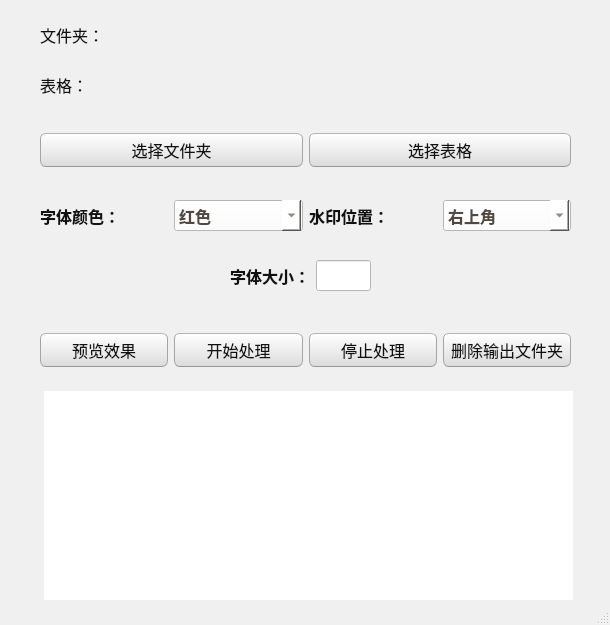
<?xml version="1.0" encoding="UTF-8"?>
<ui version="4.0">
 <class>MainWindow</class>
 <widget class="QMainWindow" name="MainWindow">
  <property name="geometry">
   <rect>
    <x>0</x>
    <y>0</y>
    <width>610</width>
    <height>625</height>
   </rect>
  </property>
  <property name="minimumSize">
   <size>
    <width>610</width>
    <height>625</height>
   </size>
  </property>
  <property name="maximumSize">
   <size>
    <width>610</width>
    <height>625</height>
   </size>
  </property>
  <property name="windowTitle">
   <string>美术工具处理器</string>
  </property>
  <property name="windowIcon">
   <iconset>
    <normaloff>../assets/image/faviceon.ico</normaloff>../assets/image/faviceon.ico</iconset>
  </property>
  <property name="styleSheet">
   <string notr="true">/*
Ubuntu Style Sheet for QT Applications
Author: Jaime A. Quiroga P.
Company: GTRONICK
Last updated: 01/10/2021 (dd/mm/yyyy), 15:18.
Available at: https://github.com/GTRONICK/QSS/blob/master/Ubuntu.qss
*/
QMainWindow {
	background-color:#f0f0f0;
}
QCheckBox {
	padding:2px;
}
QCheckBox:hover {
	border:1px solid rgb(255,150,60);
	border-radius:4px;
	padding: 1px;
	background-color:qlineargradient(spread:pad, x1:0.5, y1:1, x2:0.5, y2:0, stop:0 rgba(190, 90, 50, 50), stop:1 rgba(250, 130, 40, 50));
}
QCheckBox::indicator:checked {
	border:1px solid rgb(246, 134, 86);
	border-radius:4px;
  	background-color:rgb(246, 134, 86)
}
QCheckBox::indicator:unchecked {
	border-width:1px solid rgb(246, 134, 86);
	border-radius:4px;
  	background-color:rgb(255,255,255);
}
QColorDialog {
	background-color:#f0f0f0;
}
QComboBox {
	color:rgb(81,72,65);
	background: #ffffff;
}
QComboBox:editable {
	selection-color:rgb(81,72,65);
	selection-background-color: #ffffff;
}
QComboBox QAbstractItemView {
	selection-color: #ffffff;
	selection-background-color: rgb(246, 134, 86);
}
QComboBox:!editable:on, QComboBox::drop-down:editable:on {
	color:  #1e1d23;	
}
QDateTimeEdit, QDateEdit, QDoubleSpinBox, QFontComboBox {
	color:rgb(81,72,65);
	background-color: #ffffff;
}

QDialog {
	background-color:#f0f0f0;
}

QLabel,QLineEdit {
	color:rgb(17,17,17);
}
QLineEdit {
	background-color:rgb(255,255,255);
	selection-background-color:rgb(236,116,64);
}
QMenuBar {
	color:rgb(223,219,210);
	background-color:rgb(65,64,59);
}
QMenuBar::item {
	padding-top:4px;
	padding-left:4px;
	padding-right:4px;
	color:rgb(223,219,210);
	background-color:rgb(65,64,59);
}
QMenuBar::item:selected {
	color:rgb(255,255,255);
	padding-top:2px;
	padding-left:2px;
	padding-right:2px;
	border-top-width:2px;
	border-left-width:2px;
	border-right-width:2px;
	border-top-right-radius:4px;
	border-top-left-radius:4px;
	border-style:solid;
	background-color:rgb(65,64,59);
	border-top-color: rgb(47,47,44);
	border-right-color: qlineargradient(spread:pad, x1:0, y1:1, x2:1, y2:0, stop:0 rgba(90, 87, 78, 255), stop:1 rgba(47,47,44, 255));
	border-left-color:  qlineargradient(spread:pad, x1:1, y1:0, x2:0, y2:0, stop:0 rgba(90, 87, 78, 255), stop:1 rgba(47,47,44, 255));
}
QMenu {
	color:rgb(223,219,210);
	background-color:rgb(65,64,59);
}
QMenu::item {
	color:rgb(223,219,210);
	padding:4px 10px 4px 20px;
}
QMenu::item:selected {
	color:rgb(255,255,255);
	background-color: qlineargradient(spread:pad, x1:0.5, y1:1, x2:0.5, y2:0, stop:0 rgba(225, 108, 54, 255), stop:1 rgba(246, 134, 86, 255));
	border-style:solid;
	border-width:3px;
	padding:4px 7px 4px 17px;
	border-bottom-color:qlineargradient(spread:pad, x1:0.5, y1:1, x2:0.5, y2:0, stop:0 rgba(175,85,48,255), stop:1 rgba(236,114,67, 255));
	border-top-color:qlineargradient(spread:pad, x1:0.5, y1:1, x2:0.5, y2:0, stop:0 rgba(253,156,113,255), stop:1 rgba(205,90,46, 255));
	border-right-color:qlineargradient(spread:pad, x1:0, y1:0.5, x2:1, y2:0.5, stop:0 rgba(253,156,113,255), stop:1 rgba(205,90,46, 255));
	border-left-color:qlineargradient(spread:pad, x1:1, y1:0.5, x2:0, y2:0.5, stop:0 rgba(253,156,113,255), stop:1 rgba(205,90,46, 255));
}
QPlainTextEdit {
	border: 1px solid transparent;
	color:rgb(17,17,17);
	selection-background-color:rgb(236,116,64);
    background-color: #FFFFFF;
}
QProgressBar {
	text-align: center;
	color: rgb(0, 0, 0);
	border: 1px inset rgb(150,150,150); 
	border-radius: 10px;
	background-color:rgb(221,221,219);
}
QProgressBar::chunk:horizontal {
	background-color: qlineargradient(spread:pad, x1:0.5, y1:1, x2:0.5, y2:0, stop:0 rgba(225, 108, 54, 255), stop:1 rgba(246, 134, 86, 255));
	border:1px solid;
	border-radius:8px;
	border-bottom-color:qlineargradient(spread:pad, x1:0.5, y1:1, x2:0.5, y2:0, stop:0 rgba(175,85,48,255), stop:1 rgba(236,114,67, 255));
	border-top-color:qlineargradient(spread:pad, x1:0.5, y1:1, x2:0.5, y2:0, stop:0 rgba(253,156,113,255), stop:1 rgba(205,90,46, 255));
	border-right-color:qlineargradient(spread:pad, x1:0, y1:0.5, x2:1, y2:0.5, stop:0 rgba(253,156,113,255), stop:1 rgba(205,90,46, 255));
	border-left-color:qlineargradient(spread:pad, x1:1, y1:0.5, x2:0, y2:0.5, stop:0 rgba(253,156,113,255), stop:1 rgba(205,90,46, 255));
}
QPushButton{
	color:rgb(17,17,17);
	border-width: 1px;
	border-radius: 6px;
	border-bottom-color: rgb(150,150,150);
	border-right-color: rgb(165,165,165);
	border-left-color: rgb(165,165,165);
	border-top-color: rgb(180,180,180);
	border-style: solid;
	padding: 4px;
	background-color: qlineargradient(spread:pad, x1:0.5, y1:1, x2:0.5, y2:0, stop:0 rgba(220, 220, 220, 255), stop:1 rgba(255, 255, 255, 255));
}
QPushButton:hover{
	color:rgb(17,17,17);
	border-width: 1px;
	border-radius:6px;
	border-top-color: rgb(255,150,60);
	border-right-color: qlineargradient(spread:pad, x1:0, y1:1, x2:1, y2:0, stop:0 rgba(200, 70, 20, 255), stop:1 rgba(255,150,60, 255));
	border-left-color:  qlineargradient(spread:pad, x1:1, y1:0, x2:0, y2:0, stop:0 rgba(200, 70, 20, 255), stop:1 rgba(255,150,60, 255));
	border-bottom-color: rgb(200,70,20);
	border-style: solid;
	padding: 2px;
	background-color: qlineargradient(spread:pad, x1:0.5, y1:1, x2:0.5, y2:0, stop:0 rgba(220, 220, 220, 255), stop:1 rgba(255, 255, 255, 255));
}
QPushButton:default{
	color:rgb(17,17,17);
	border-width: 1px;
	border-radius:6px;
	border-top-color: rgb(255,150,60);
	border-right-color: qlineargradient(spread:pad, x1:0, y1:1, x2:1, y2:0, stop:0 rgba(200, 70, 20, 255), stop:1 rgba(255,150,60, 255));
	border-left-color:  qlineargradient(spread:pad, x1:1, y1:0, x2:0, y2:0, stop:0 rgba(200, 70, 20, 255), stop:1 rgba(255,150,60, 255));
	border-bottom-color: rgb(200,70,20);
	border-style: solid;
	padding: 2px;
	background-color: qlineargradient(spread:pad, x1:0.5, y1:1, x2:0.5, y2:0, stop:0 rgba(220, 220, 220, 255), stop:1 rgba(255, 255, 255, 255));
}
QPushButton:pressed{
	color:rgb(17,17,17);
	border-width: 1px;
	border-radius: 6px;
	border-width: 1px;
	border-top-color: rgba(255,150,60,200);
	border-right-color: qlineargradient(spread:pad, x1:0, y1:1, x2:1, y2:0, stop:0 rgba(200, 70, 20, 255), stop:1 rgba(255,150,60, 200));
	border-left-color:  qlineargradient(spread:pad, x1:1, y1:0, x2:0, y2:0, stop:0 rgba(200, 70, 20, 255), stop:1 rgba(255,150,60, 200));
	border-bottom-color: rgba(200,70,20,200);
	border-style: solid;
	padding: 2px;
	background-color: qlineargradient(spread:pad, x1:0.5, y1:0, x2:0.5, y2:1, stop:0 rgba(220, 220, 220, 255), stop:1 rgba(255, 255, 255, 255));
}
QPushButton:disabled{
	color:rgb(174,167,159);
	border-width: 1px;
	border-radius: 6px;
	background-color: qlineargradient(spread:pad, x1:0.5, y1:1, x2:0.5, y2:0, stop:0 rgba(200, 200, 200, 255), stop:1 rgba(230, 230, 230, 255));
}
QRadioButton {
	padding: 1px;
}
QRadioButton::indicator:checked {
	height: 10px;
	width: 10px;
	border-style:solid;
	border-radius:5px;
	border-width: 1px;
	border-color: rgba(246, 134, 86, 255);
	color: #a9b7c6;
	background-color:rgba(246, 134, 86, 255);
}
QRadioButton::indicator:!checked {
	height: 10px;
	width: 10px;
	border-style:solid;
	border-radius:5px;
	border-width: 1px;
	border-color: rgb(246, 134, 86);
	color: #a9b7c6;
	background-color: transparent;
}
QScrollArea {
	color: white;
	background-color:#f0f0f0;
}
QSlider::groove {
	border-style: solid;
	border-width: 1px;
	border-color: rgb(207,207,207);
}
QSlider::groove:horizontal {
	height: 5px;
	background: rgb(246, 134, 86);
}
QSlider::groove:vertical {
	width: 5px;
	background: rgb(246, 134, 86);
}
QSlider::handle:horizontal {
	background: rgb(253,253,253);
	border-style: solid;
	border-width: 1px;
	border-color: rgb(207,207,207);
	width: 12px;
	margin: -5px 0;
	border-radius: 7px;
}
QSlider::handle:vertical {
	background: rgb(253,253,253);
	border-style: solid;
	border-width: 1px;
	border-color: rgb(207,207,207);
	height: 12px;
	margin: 0 -5px;
	border-radius: 7px;
}
QSlider::add-page:horizontal, QSlider::add-page:vertical {
 	background: white;
}
QSlider::sub-page:horizontal, QSlider::sub-page:vertical {
	background: rgb(246, 134, 86);
}
QStatusBar, QSpinBox {
	color:rgb(81,72,65);
}
QSpinBox {
	background-color: #ffffff;
}
QScrollBar:horizontal {
	max-height: 20px;
	border: 1px transparent;
	margin: 0px 20px 0px 20px;
}
QScrollBar::handle:horizontal {
	background: rgb(253,253,253);
	border: 1px solid rgb(207,207,207);
	border-radius: 7px;
	min-width: 25px;
}
QScrollBar::handle:horizontal:hover {
	background: rgb(253,253,253);
	border: 1px solid rgb(255,150,60);
	border-radius: 7px;
	min-width: 25px;
}
QScrollBar::add-line:horizontal {
  	border: 1px solid rgb(207,207,207);
  	border-top-right-radius: 7px;
  	border-top-left-radius: 7px;
  	border-bottom-right-radius: 7px;
  	background: rgb(255, 255, 255);
  	width: 20px;
  	subcontrol-position: right;
  	subcontrol-origin: margin;
}
QScrollBar::add-line:horizontal:hover {
  	border: 1px solid rgb(255,150,60);
  	border-top-right-radius: 7px;
  	border-top-left-radius: 7px;
  	border-bottom-right-radius: 7px;
  	background: rgb(255, 255, 255);
  	width: 20px;
  	subcontrol-position: right;
  	subcontrol-origin: margin;
}
QScrollBar::add-line:horizontal:pressed {
  	border: 1px solid grey;
  	border-top-left-radius: 7px;
  	border-top-right-radius: 7px;
  	border-bottom-right-radius: 7px;
  	background: rgb(231,231,231);
  	width: 20px;
  	subcontrol-position: right;
  	subcontrol-origin: margin;
}
QScrollBar::sub-line:horizontal {
  	border: 1px solid rgb(207,207,207);
  	border-top-right-radius: 7px;
  	border-top-left-radius: 7px;
  	border-bottom-left-radius: 7px;
  	background: rgb(255, 255, 255);
  	width: 20px;
  	subcontrol-position: left;
  	subcontrol-origin: margin;
}
QScrollBar::sub-line:horizontal:hover {
  	border: 1px solid rgb(255,150,60);
  	border-top-right-radius: 7px;
  	border-top-left-radius: 7px;
  	border-bottom-left-radius: 7px;
  	background: rgb(255, 255, 255);
  	width: 20px;
  	subcontrol-position: left;
  	subcontrol-origin: margin;
}
QScrollBar::sub-line:horizontal:pressed {
  	border: 1px solid grey;
  	border-top-right-radius: 7px;
  	border-top-left-radius: 7px;
  	border-bottom-left-radius: 7px;
  	background: rgb(231,231,231);
  	width: 20px;
  	subcontrol-position: left;
  	subcontrol-origin: margin;
}
QScrollBar::left-arrow:horizontal {
  	border: 1px transparent grey;
  	border-top-left-radius: 3px;
  	border-bottom-left-radius: 3px;
  	width: 6px;
  	height: 6px;
  	background: rgb(230,230,230);
}
QScrollBar::right-arrow:horizontal {
	border: 1px transparent grey;
	border-top-right-radius: 3px;
	border-bottom-right-radius: 3px;
  	width: 6px;
  	height: 6px;
 	background: rgb(230,230,230);
}
QScrollBar::add-page:horizontal, QScrollBar::sub-page:horizontal {
 	background: none;
} 
QScrollBar:vertical {
	max-width: 20px;
	border: 1px transparent grey;
	margin: 20px 0px 20px 0px;
}
QScrollBar::add-line:vertical {
	border: 1px solid;
	border-color: rgb(207,207,207);
	border-bottom-right-radius: 7px;
	border-bottom-left-radius: 7px;
	border-top-left-radius: 7px;
	background: rgb(255, 255, 255);
  	height: 20px;
  	subcontrol-position: bottom;
  	subcontrol-origin: margin;
}
QScrollBar::add-line:vertical:hover {
  	border: 1px solid;
  	border-color: rgb(255,150,60);
  	border-bottom-right-radius: 7px;
  	border-bottom-left-radius: 7px;
  	border-top-left-radius: 7px;
  	background: rgb(255, 255, 255);
  	height: 20px;
  	subcontrol-position: bottom;
  	subcontrol-origin: margin;
}
QScrollBar::add-line:vertical:pressed {
  	border: 1px solid grey;
  	border-bottom-left-radius: 7px;
  	border-bottom-right-radius: 7px;
  	border-top-left-radius: 7px;
  	background: rgb(231,231,231);
  	height: 20px;
  	subcontrol-position: bottom;
  	subcontrol-origin: margin;
}
QScrollBar::sub-line:vertical {
  	border: 1px solid rgb(207,207,207);
  	border-top-right-radius: 7px;
  	border-top-left-radius: 7px;
  	border-bottom-left-radius: 7px;
  	background: rgb(255, 255, 255);
  	height: 20px;
  	subcontrol-position: top;
  	subcontrol-origin: margin;
}
QScrollBar::sub-line:vertical:hover {
  	border: 1px solid rgb(255,150,60);
  	border-top-right-radius: 7px;
  	border-top-left-radius: 7px;
  	border-bottom-left-radius: 7px;
	background: rgb(255, 255, 255);
  	height: 20px;
  	subcontrol-position: top;
  	subcontrol-origin: margin;
}
QScrollBar::sub-line:vertical:pressed {
  	border: 1px solid grey;
  	border-top-left-radius: 7px;
  	border-top-right-radius: 7px;
  	background: rgb(231,231,231);
 	height: 20px;
  	subcontrol-position: top;
  	subcontrol-origin: margin;
}
QScrollBar::handle:vertical {
	background: rgb(253,253,253);
	border: 1px solid rgb(207,207,207);
	border-radius: 7px;
	min-height: 25px;
}
QScrollBar::handle:vertical:hover {
	background: rgb(253,253,253);
	border: 1px solid rgb(255,150,60);
	border-radius: 7px;
	min-height: 25px;
}
QScrollBar::up-arrow:vertical {
	border: 1px transparent grey;
  	border-top-left-radius: 3px;
	border-top-right-radius: 3px;
  	width: 6px;
  	height: 6px;
  	background: rgb(230,230,230);
}
QScrollBar::down-arrow:vertical {
  	border: 1px transparent grey;
  	border-bottom-left-radius: 3px;
  	border-bottom-right-radius: 3px;
  	width: 6px;
  	height: 6px;
  	background: rgb(230,230,230);
}
QScrollBar::add-page:vertical, QScrollBar::sub-page:vertical {
  	background: none;
}
QTabWidget {
	color:rgb(0,0,0);
	background-color:rgb(247,246,246);
}
QTabWidget::pane {
	border-color: rgb(180,180,180);
	background-color:rgb(247,246,246);
	border-style: solid;
	border-width: 1px;
  	border-radius: 6px;
}
QTabBar::tab {
	padding-left:4px;
	padding-right:4px;
	padding-bottom:2px;
	padding-top:2px;
	color:rgb(81,72,65);
  	background-color: qlineargradient(spread:pad, x1:0.5, y1:1, x2:0.5, y2:0, stop:0 rgba(221,218,217,255), stop:1 rgba(240,239,238,255));
	border-style: solid;
	border-width: 1px;
  	border-top-right-radius:4px;
	border-top-left-radius:4px;
	border-top-color: rgb(180,180,180);
	border-left-color: rgb(180,180,180);
	border-right-color: rgb(180,180,180);
	border-bottom-color: transparent;
}
QTabBar::tab:selected, QTabBar::tab:last:selected, QTabBar::tab:hover {
  	background-color:rgb(247,246,246);
  	margin-left: 0px;
  	margin-right: 1px;
}
QTabBar::tab:!selected {
	margin-top: 1px;
	margin-right: 1px;
}
QTextEdit {
	border-width: 1px;
	border-style: solid;
	border-color:transparent;
	color:rgb(17,17,17);
	selection-background-color:rgb(236,116,64);
}
QTimeEdit, QToolBox, QToolBox::tab, QToolBox::tab:selected {
	color:rgb(81,72,65);
	background-color: #ffffff;
}</string>
  </property>
  <widget class="QWidget" name="centralwidget">
   <widget class="QLabel" name="label">
    <property name="geometry">
     <rect>
      <x>40</x>
      <y>10</y>
      <width>80</width>
      <height>50</height>
     </rect>
    </property>
    <property name="font">
     <font>
      <family>Agency FB</family>
      <pointsize>12</pointsize>
      <weight>50</weight>
      <bold>false</bold>
     </font>
    </property>
    <property name="lineWidth">
     <number>1</number>
    </property>
    <property name="text">
     <string>文件夹：</string>
    </property>
    <property name="textFormat">
     <enum>Qt::AutoText</enum>
    </property>
   </widget>
   <widget class="QLabel" name="label_2">
    <property name="geometry">
     <rect>
      <x>40</x>
      <y>60</y>
      <width>50</width>
      <height>50</height>
     </rect>
    </property>
    <property name="font">
     <font>
      <family>Agency FB</family>
      <pointsize>12</pointsize>
      <weight>50</weight>
      <bold>false</bold>
     </font>
    </property>
    <property name="text">
     <string>表格：</string>
    </property>
   </widget>
   <widget class="QLabel" name="label_3">
    <property name="geometry">
     <rect>
      <x>100</x>
      <y>10</y>
      <width>471</width>
      <height>50</height>
     </rect>
    </property>
    <property name="font">
     <font>
      <family>微软雅黑</family>
      <pointsize>12</pointsize>
     </font>
    </property>
    <property name="lineWidth">
     <number>1</number>
    </property>
    <property name="text">
     <string/>
    </property>
    <property name="textFormat">
     <enum>Qt::AutoText</enum>
    </property>
    <property name="wordWrap">
     <bool>true</bool>
    </property>
   </widget>
   <widget class="QLabel" name="label_4">
    <property name="geometry">
     <rect>
      <x>100</x>
      <y>60</y>
      <width>471</width>
      <height>50</height>
     </rect>
    </property>
    <property name="font">
     <font>
      <family>微软雅黑</family>
      <pointsize>12</pointsize>
     </font>
    </property>
    <property name="lineWidth">
     <number>1</number>
    </property>
    <property name="text">
     <string/>
    </property>
    <property name="textFormat">
     <enum>Qt::AutoText</enum>
    </property>
    <property name="wordWrap">
     <bool>true</bool>
    </property>
   </widget>
   <widget class="QWidget" name="gridLayoutWidget">
    <property name="geometry">
     <rect>
      <x>40</x>
      <y>120</y>
      <width>531</width>
      <height>61</height>
     </rect>
    </property>
    <layout class="QGridLayout" name="gridLayout">
     <item row="0" column="1">
      <widget class="QPushButton" name="pushButton_2">
       <property name="font">
        <font>
         <family>Agency FB</family>
         <pointsize>12</pointsize>
        </font>
       </property>
       <property name="text">
        <string>选择表格</string>
       </property>
      </widget>
     </item>
     <item row="0" column="0">
      <widget class="QPushButton" name="pushButton">
       <property name="font">
        <font>
         <family>Agency FB</family>
         <pointsize>12</pointsize>
        </font>
       </property>
       <property name="text">
        <string>选择文件夹</string>
       </property>
      </widget>
     </item>
    </layout>
   </widget>
   <widget class="QWidget" name="horizontalLayoutWidget">
    <property name="geometry">
     <rect>
      <x>40</x>
      <y>190</y>
      <width>531</width>
      <height>51</height>
     </rect>
    </property>
    <layout class="QHBoxLayout" name="horizontalLayout">
     <item>
      <widget class="QLabel" name="label_8">
       <property name="font">
        <font>
         <family>Agency FB</family>
         <pointsize>12</pointsize>
         <weight>75</weight>
         <bold>true</bold>
        </font>
       </property>
       <property name="text">
        <string>字体颜色：</string>
       </property>
      </widget>
     </item>
     <item>
      <widget class="QComboBox" name="comboBox2">
       <property name="font">
        <font>
         <family>Agency FB</family>
         <pointsize>12</pointsize>
         <weight>75</weight>
         <bold>true</bold>
        </font>
       </property>
       <item>
        <property name="text">
         <string>红色</string>
        </property>
       </item>
       <item>
        <property name="text">
         <string>黑色</string>
        </property>
       </item>
      </widget>
     </item>
     <item>
      <widget class="QLabel" name="label_9">
       <property name="font">
        <font>
         <family>Agency FB</family>
         <pointsize>12</pointsize>
         <weight>75</weight>
         <bold>true</bold>
        </font>
       </property>
       <property name="text">
        <string>水印位置：</string>
       </property>
      </widget>
     </item>
     <item>
      <widget class="QComboBox" name="comboBox3">
       <property name="font">
        <font>
         <family>Agency FB</family>
         <pointsize>12</pointsize>
         <weight>75</weight>
         <bold>true</bold>
        </font>
       </property>
       <item>
        <property name="text">
         <string>右上角</string>
        </property>
       </item>
       <item>
        <property name="text">
         <string>右下角</string>
        </property>
       </item>
       <item>
        <property name="text">
         <string>左上角</string>
        </property>
       </item>
       <item>
        <property name="text">
         <string>左下角</string>
        </property>
       </item>
      </widget>
     </item>
    </layout>
   </widget>
   <widget class="QWidget" name="horizontalLayoutWidget_2">
    <property name="geometry">
     <rect>
      <x>230</x>
      <y>250</y>
      <width>141</width>
      <height>51</height>
     </rect>
    </property>
    <layout class="QHBoxLayout" name="horizontalLayout_2">
     <item>
      <widget class="QLabel" name="label_6">
       <property name="font">
        <font>
         <family>Agency FB</family>
         <pointsize>12</pointsize>
         <weight>75</weight>
         <bold>true</bold>
        </font>
       </property>
       <property name="text">
        <string>字体大小：</string>
       </property>
      </widget>
     </item>
     <item>
      <widget class="QLineEdit" name="lineEdit">
       <property name="font">
        <font>
         <family>Agency FB</family>
         <pointsize>12</pointsize>
         <weight>75</weight>
         <bold>true</bold>
        </font>
       </property>
      </widget>
     </item>
    </layout>
   </widget>
   <widget class="QWidget" name="gridLayoutWidget_2">
    <property name="geometry">
     <rect>
      <x>40</x>
      <y>320</y>
      <width>531</width>
      <height>61</height>
     </rect>
    </property>
    <layout class="QGridLayout" name="gridLayout_2">
     <item row="0" column="2">
      <widget class="QPushButton" name="stopbutton">
       <property name="font">
        <font>
         <family>Agency FB</family>
         <pointsize>12</pointsize>
        </font>
       </property>
       <property name="text">
        <string>停止处理</string>
       </property>
      </widget>
     </item>
     <item row="0" column="3">
      <widget class="QPushButton" name="deletebutton">
       <property name="font">
        <font>
         <family>Agency FB</family>
         <pointsize>12</pointsize>
        </font>
       </property>
       <property name="text">
        <string>删除输出文件夹</string>
       </property>
      </widget>
     </item>
     <item row="0" column="1">
      <widget class="QPushButton" name="startbutton">
       <property name="font">
        <font>
         <family>Agency FB</family>
         <pointsize>12</pointsize>
        </font>
       </property>
       <property name="text">
        <string>开始处理</string>
       </property>
      </widget>
     </item>
     <item row="0" column="0">
      <widget class="QPushButton" name="previewbutton">
       <property name="font">
        <font>
         <family>Agency FB</family>
         <pointsize>12</pointsize>
        </font>
       </property>
       <property name="text">
        <string>预览效果</string>
       </property>
      </widget>
     </item>
    </layout>
   </widget>
   <widget class="QTextEdit" name="textEdit">
    <property name="geometry">
     <rect>
      <x>43</x>
      <y>390</y>
      <width>531</width>
      <height>211</height>
     </rect>
    </property>
   </widget>
  </widget>
  <widget class="QStatusBar" name="statusbar"/>
 </widget>
 <resources/>
 <connections/>
</ui>
